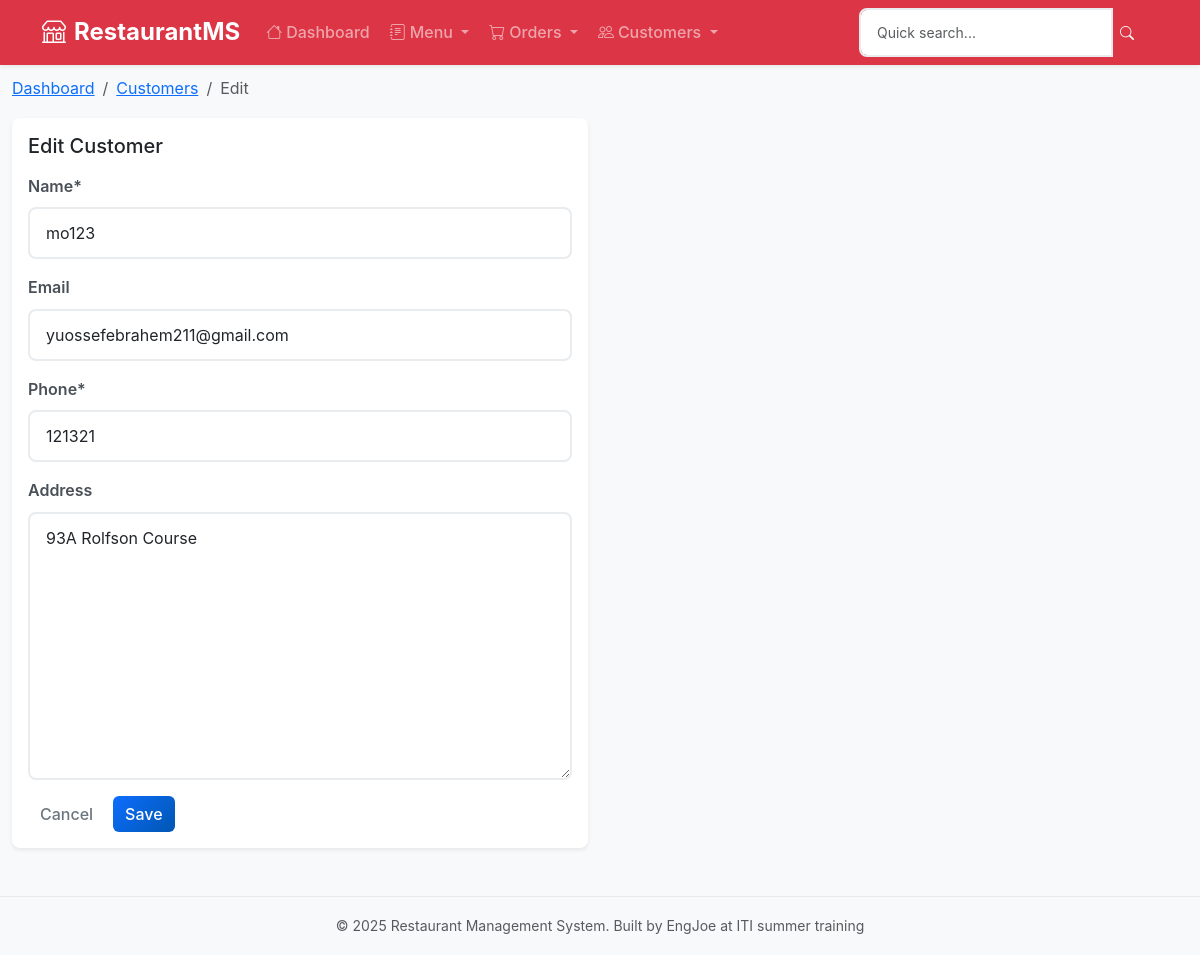
Screenshot of /customers/6/edit/ with the database file from the repository.
### customers/models.py (models this page shows, shortened)
class Customer(models.Model):
    name = models.CharField(max_length=200)
    email = models.EmailField(blank=True)
    phone = models.CharField(max_length=20)
    address = models.TextField(blank=True)
    created_at = models.DateTimeField(auto_now_add=True)
    updated_at = models.DateTimeField(auto_now=True)

### customers/views.py (the view, shortened to what this page needs)
# urls.py: path('<int:pk>/edit/', views.CustomerUpdateView.as_view(), name='customer_edit'),
class CustomerUpdateView(UpdateView):
    model = Customer
    form_class = CustomerForm
    template_name = 'customers/customer_form.html'
    success_url = reverse_lazy('customers:customer_list')

### customers/forms.py
class CustomerForm(forms.ModelForm):
    class Meta:
        model = Customer
        fields = ['name', 'email', 'phone', 'address']
    def __init__(self, *args, **kwargs):
        super().__init__(*args, **kwargs)
        self.helper = FormHelper()
        self.helper.layout = Layout(
            'name',
            Row(
                Column('email', css_class='form-group col-md-6 mb-0'),
                Column('phone', css_class='form-group col-md-6 mb-0'),
                css_class='form-row'
            ),
            'address',
            Submit('submit', 'Save Customer', css_class='btn btn-primary')
        )

### customers/templates/customers/customer_form.html (shortened to what this page needs)
{% extends 'base.html' %}
{% load crispy_forms_tags %}
{% block breadcrumb %}
<nav aria-label="breadcrumb">
  <ol class="breadcrumb mb-3">
    <li class="breadcrumb-item">
      <a href="{% url 'dashboard' %}">Dashboard</a>
    </li>
    <li class="breadcrumb-item">
      <a href="{% url 'customers:customer_list' %}">Customers</a>
    </li>
    <li class="breadcrumb-item active">
      {% if form.instance.pk %}Edit{% else %}Add{% endif %}
    </li>
  </ol>
</nav>
{% endblock %}
{% block content %}
<div class="row">
  <div class="col-md-6">
    <div class="card shadow-sm">
      <div class="card-body">
        <h5 class="card-title mb-3">
          {% if form.instance.pk %}Edit Customer{% else %}Add Customer{% endif %}
        </h5>
        <form method="post">
          {{ form|crispy }}
          <div class="mt-3 d-flex">
            <a href="{% url 'customers:customer_list' %}" class="btn btn-outline-secondary me-2">Cancel</a>
            <button type="submit" class="btn btn-primary">Save</button>
          </div>
        </form>
      </div>
    </div>
  </div>
</div>
{% endblock %}

### static/css/custom.css (style rules this page uses)
:root { --primary-color: #0d6efd; --secondary-color: #6c757d; --success-color: #198754; --warning-color: #ffc107; --danger-color: #dc3545; --info-color: #0dcaf0; --light-color: #f8f9fa; --dark-color: #212529; --border-radius: 0.5rem; --box-shadow: 0 0.125rem 0.25rem rgba(0, 0, 0, 0.075); --box-shadow-lg: 0 0.5rem 1rem rgba(0, 0, 0, 0.15); --transition: all 0.3s ease-in-out; }
* { box-sizing: border-box; }
body { font-family: 'Inter', -apple-system, BlinkMacSystemFont, 'Segoe UI', Roboto, sans-serif; background-color: #f8f9fa; line-height: 1.6; }
.card { border: none; border-radius: var(--border-radius); box-shadow: var(--box-shadow); transition: var(--transition); overflow: hidden; }
.btn { border-radius: 0.375rem; font-weight: 500; transition: var(--transition); border: none; }
.btn-primary { background: linear-gradient(135deg, #0d6efd, #0056b3); }
.form-control, .form-select { border: 2px solid #e9ecef; border-radius: 0.5rem; transition: var(--transition); padding: 0.75rem 1rem; }
.form-label { font-weight: 600; color: #495057; margin-bottom: 0.5rem; }

### templates/base.html (style rules this page uses)
:root { --primary-color: #dc3545; --secondary-color: #6c757d; --success-color: #198754; --warning-color: #ffc107; --danger-color: #dc3545; --info-color: #0dcaf0; }
.btn-primary, .bg-primary { background-color: var(--primary-color) !important; border-color: var(--primary-color) !important; }

### rows the page displays
Customer: name "mo123", email "yuossefebrahem211@gmail.com", phone "121321", address "93A Rolfson Course"
